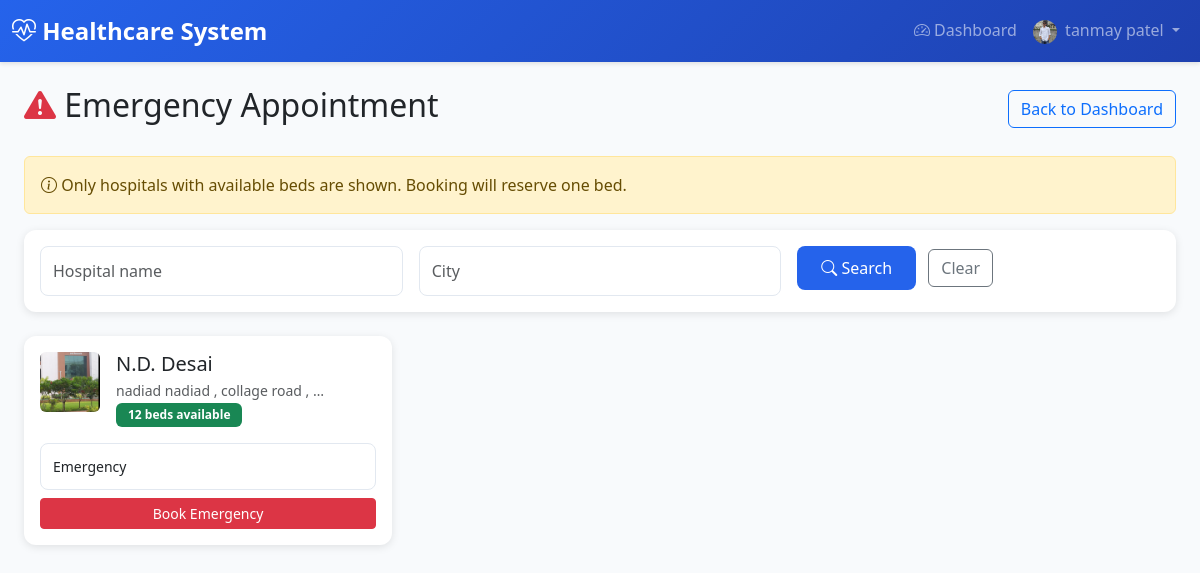
/appointments/book/emergency/ (signed in), run on the app's committed database.
### accounts/models.py (models this page shows, shortened)
class User(AbstractUser):
    email = models.EmailField(unique=True)
    ROLE_CHOICES = [
        ('ADMIN', 'Admin'),
        ('DOCTOR', 'Doctor'),
        ('PATIENT', 'Patient'),
        ('HOSPITAL', 'Hospital'),
        ('HOSPITAL_ADMIN', 'Hospital Admin'),
    ]
    role = models.CharField(max_length=20, choices=ROLE_CHOICES, default='PATIENT')
    is_approved = models.BooleanField(default=False)  # For Doctor and Hospital approval
    phone_number = models.CharField(max_length=15, blank=True)
    address = models.TextField(blank=True)
    profile_picture = models.ImageField(upload_to='user_profiles/', blank=True, null=True)
    created_at = models.DateTimeField(auto_now_add=True)
    updated_at = models.DateTimeField(auto_now=True)
    class Meta:
        db_table = 'users'
        verbose_name = 'User'
        verbose_name_plural = 'Users'

### hospitals/models.py (models this page shows, shortened)
class Hospital(models.Model):
    user = models.OneToOneField(
        settings.AUTH_USER_MODEL,
        on_delete=models.CASCADE,
        related_name='hospital_profile'
    )
    name = models.CharField(max_length=200)
    registration_number = models.CharField(max_length=50, unique=True)
    address = models.TextField(blank=True)
    city = models.CharField(max_length=100, blank=True)
    state = models.CharField(max_length=100, blank=True)
    zip_code = models.CharField(max_length=10, blank=True)
    phone = models.CharField(max_length=15, blank=True)
    email = models.EmailField(blank=True)
    website = models.URLField(blank=True)
    description = models.TextField(blank=True)
    facilities = models.TextField(blank=True, help_text="Departments - comma separated")
    total_beds = models.PositiveIntegerField(default=0)
    available_beds = models.PositiveIntegerField(default=0)  # Kept for migration; use available_beds_count for dynamic
    logo = models.ImageField(upload_to='hospital_logos/', blank=True, null=True)
    verification_document = models.FileField(upload_to='hospital_verifications/', blank=True, null=True, help_text="Upload registration certificate or license for verification")
    created_at = models.DateTimeField(auto_now_add=True)
    updated_at = models.DateTimeField(auto_now=True)
    class Meta:
        db_table = 'hospitals'
        verbose_name = 'Hospital'
        verbose_name_plural = 'Hospitals'
        ordering = ['name']
    @property
    def occupied_beds_count(self):
        from django.db.models import Q
        now = timezone.now()
        return self.admissions.filter(
            admission_time__lte=now
        ).filter(
            Q(discharge_time__isnull=True) | Q(discharge_time__gt=now)
        ).count()
    @property
    def available_beds_count(self):
        return max(0, self.total_beds - self.occupied_beds_count)
    def get_available_beds_display(self):
        """For admin list_display (avoids property in admin)"""
        return self.available_beds_count
    get_available_beds_display.short_description = 'Available beds'

### appointments/views.py (the view)
# urls.py: path('book/emergency/', views.emergency_hospital_list, name='emergency_booking'),
def emergency_hospital_list(request):
    if not request.user.is_authenticated or request.user.role != 'PATIENT':
        messages.error(request, 'Permission denied.')
        return redirect('accounts:login')
    q = request.GET.get('q', '').strip()
    city = request.GET.get('city', '').strip()
    hospitals_qs = Hospital.objects.select_related('user').order_by('name')
    if q:
        hospitals_qs = hospitals_qs.filter(
            Q(name__icontains=q) | Q(address__icontains=q) | Q(city__icontains=q)
        )
    if city:
        hospitals_qs = hospitals_qs.filter(city__icontains=city)
    hospitals = [h for h in hospitals_qs if h.available_beds_count > 0]
    from django.core.paginator import Paginator
    paginator = Paginator(hospitals, 10)
    page = request.GET.get('page', 1)
    hospitals = paginator.get_page(page)
    return render(request, 'appointments/emergency_booking.html', {
        'hospitals': hospitals,
        'search_q': request.GET.get('q', ''),
        'search_city': request.GET.get('city', ''),
    })

### accounts/context_processors.py (called while the page is built)
def profile_picture_url(request):
    url = None
    if request.user.is_authenticated and getattr(request.user, 'profile_picture', None):
        try:
            if request.user.profile_picture:
                url = request.user.profile_picture.url
        except (ValueError, AttributeError):
            pass
    return {'profile_picture_url': url}

### templates/appointments/emergency_booking.html (shortened to what this page needs)
{% extends 'base.html' %}
{% block content %}
<div class="container-fluid">
    <div class="d-flex justify-content-between align-items-center mb-4">
        <h2><i class="bi bi-exclamation-triangle-fill text-danger"></i> Emergency Appointment</h2>
        <a href="{% url 'accounts:patient_dashboard' %}" class="btn btn-outline-primary">Back to Dashboard</a>
    </div>
    <div class="alert alert-warning">
        <i class="bi bi-info-circle"></i> Only hospitals with available beds are shown. Booking will reserve one bed.
    </div>
    <div class="card mb-4">
        <div class="card-body">
            <form method="get" class="row g-3">
                <div class="col-md-4">
                    <input type="text" name="q" class="form-control" placeholder="Hospital name" value="{{ search_q }}">
                </div>
                <div class="col-md-4">
                    <input type="text" name="city" class="form-control" placeholder="City" value="{{ search_city }}">
                </div>
                <div class="col-md-4">
                    <button type="submit" class="btn btn-primary me-2"><i class="bi bi-search"></i> Search</button>
                    <a href="{% url 'appointments:emergency_booking' %}" class="btn btn-outline-secondary">Clear</a>
                </div>
            </form>
        </div>
    </div>
    <div class="row">
        {% for hospital in hospitals %}
        <div class="col-md-6 col-lg-4 mb-4">
            <div class="card h-100">
                <div class="card-body">
                    <div class="d-flex mb-3">
                        {% if hospital.logo %}
                        <img src="{{ hospital.logo.url }}" alt="" class="rounded me-3" style="width: 60px; height: 60px; object-fit: cover;">
                        {% else %}
                        <div class="rounded bg-secondary d-flex align-items-center justify-content-center me-3" style="width: 60px; height: 60px;">
                            <i class="bi bi-building text-white"></i>
                        </div>
                        {% endif %}
                        <div class="flex-grow-1">
                            <h5 class="mb-1">{{ hospital.name }}</h5>
                            <p class="small text-muted mb-0">{{ hospital.city|default:"" }} {{ hospital.address|truncatewords:5 }}</p>
                            <span class="badge bg-success">{{ hospital.available_beds_count }} beds available</span>
                        </div>
                    </div>
                    <form method="post" action="{% url 'appointments:confirm_emergency' %}" onsubmit="return confirm('Confirm emergency booking at {{ hospital.name }}? One bed will be reserved.');">
                        <div class="mb-2">
                            <input type="text" name="reason" class="form-control form-control-sm" placeholder="Reason (optional)" value="Emergency">
                        </div>
                        <button type="submit" class="btn btn-danger btn-sm w-100">Book Emergency</button>
                    </form>
                </div>
            </div>
        </div>
        {% empty %}
        <div class="col-12">
            <div class="alert alert-info">No hospitals with available beds found.</div>
        </div>
        {% endfor %}
    </div>
</div>
{% endblock %}

### templates/base.html (shortened to what this page needs)
<!DOCTYPE html>
<html lang="en">
<head>
    <link href="https://cdn.jsdelivr.net/npm/bootstrap@5.3.0/dist/css/bootstrap.min.css" rel="stylesheet">
    <link rel="stylesheet" href="https://cdn.jsdelivr.net/npm/bootstrap-icons@1.11.0/font/bootstrap-icons.css">
</head>
<body>
    {% if user.is_authenticated %}
    <nav class="navbar navbar-expand-lg navbar-dark">
        <div class="container-fluid">
            <a class="navbar-brand" href="{% url 'accounts:dashboard_redirect' %}">
                <i class="bi bi-heart-pulse"></i> Healthcare System
            </a>
            <div class="collapse navbar-collapse" id="navbarNav">
                <ul class="navbar-nav ms-auto">
                    <li class="nav-item">
                        <a class="nav-link" href="{% url 'accounts:dashboard_redirect' %}">
                            <i class="bi bi-speedometer2"></i> Dashboard
                        </a>
                    </li>
                    <li class="nav-item dropdown">
                        <a class="nav-link dropdown-toggle" href="#" id="navbarDropdown" role="button" data-bs-toggle="dropdown">
                            {% if profile_picture_url %}
                            <img src="{{ profile_picture_url }}" alt="Profile" class="rounded-circle me-1" style="width: 24px; height: 24px; object-fit: cover;">
                            {% else %}
                            <i class="bi bi-person-circle"></i>
                            {% endif %}
                            {{ user.get_full_name|default:user.username }}
                        </a>
                    </li>
                </ul>
            </div>
        </div>
    </nav>
    {% endif %}
    <div class="container-fluid mt-4">
        {% block content %}{% endblock %}
    </div>
</body>
</html>

### templates/base.html (style rules this page uses)
:root { --primary-color: #2563eb; --secondary-color: #64748b; --success-color: #10b981; --danger-color: #ef4444; --warning-color: #f59e0b; --info-color: #3b82f6; }
body { font-family: 'Segoe UI', Tahoma, Geneva, Verdana, sans-serif; background-color: #f8fafc; }
.navbar { background: linear-gradient(135deg, var(--primary-color) 0%, #1e40af 100%); box-shadow: 0 2px 4px rgba(0,0,0,0.1); }
.navbar-brand { font-weight: 700; font-size: 1.5rem; }
.card { border: none; border-radius: 12px; box-shadow: 0 2px 8px rgba(0,0,0,0.1); transition: transform 0.2s, box-shadow 0.2s; }
.btn-primary { background-color: var(--primary-color); border: none; border-radius: 8px; padding: 10px 24px; font-weight: 500; }
.form-control { border-radius: 8px; border: 1px solid #e2e8f0; padding: 12px; }
.badge { padding: 6px 12px; border-radius: 6px; }

### data on the page
User: get_full_name "tanmay patel"
Hospital: logo (picture), name "N.D. Desai", city "nadiad", address "nadiad , collage road , …", available_beds_count "12"
